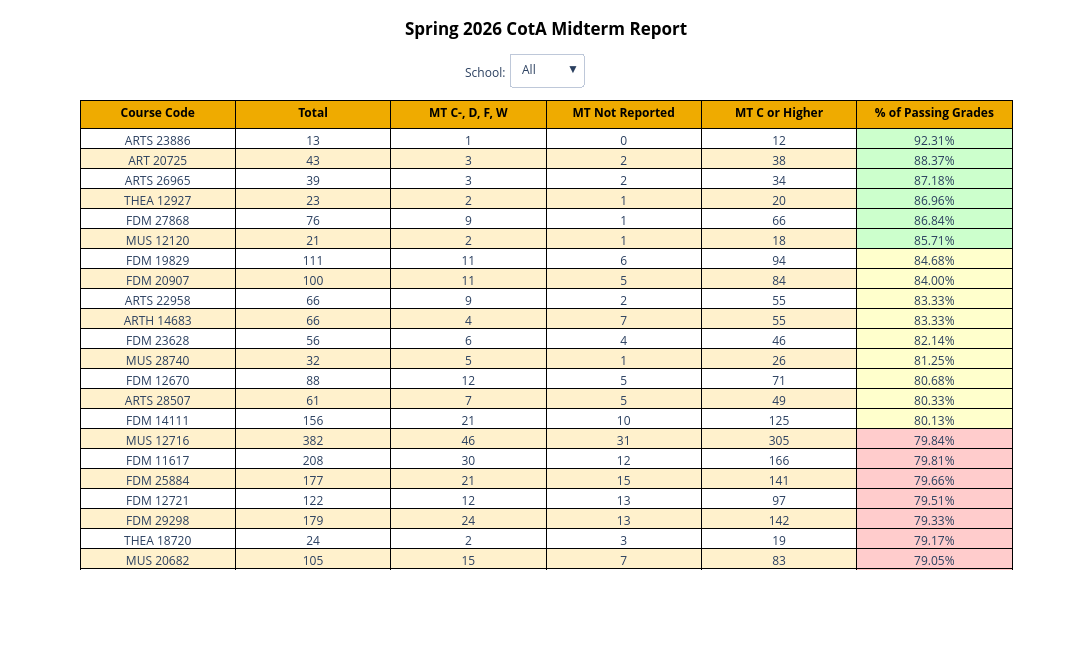

Notebook code for this chart:
### Code cell
#Section 2p - CotA Table
#Purpose - To create a table that examines the MT passing rates for CotA each semester
cotatraces = []
cotabuttons = []

cotatraces.append(go.Table(
    header = dict(values = headers,
                  line_color = "black",
                  fill_color = "#EFAB00",
                  font_color = "black",
                  font_weight = "bold",
                  font_size = 12),
    cells = dict(values = [cotasummary[v] for v in values],
                 fill_color = [cotazebra, cotazebra, cotazebra, cotazebra, cotazebra, cotapass],
                 line_color = "black",
                 font_size = 12),
    visible = True                  
))

cotabuttons.append(dict(
    label = "All",
    method = "update",
    args = [{"visible":[True] + [False] * len(cotaschool)}]
))

for i, cotasch in enumerate(cotaschool):
    cotaschools = cotasummary[cotasummary["Department"] == cotasch].copy()
    cotaschools = cotaschools.sort_values(by = "% of Passing Grades", ascending = False)
    cotaschrows = len(cotaschools)
    cotaschpass = []

    for num in cotaschools["# of Passing Grades"]:
        if num >= .85:    
            cotaschpass.append("#CCFFCC")
        elif num >= .80:
            cotaschpass.append("#FFFFCC")
        else:
            cotaschpass.append("#FFCCCC")

    cotatraces.append(go.Table(
        header = dict(values = headers,
                  line_color = "black",
                  fill_color = "#EFAB00",
                  font_color = "black",
                  font_weight = "bold",
                  font_size = 12),
        cells = dict(values = [cotaschools[v] for v in values],
                 fill_color = [cotazebra, cotazebra, cotazebra, cotazebra, cotazebra, cotaschpass],
                 line_color = "black"),
        visible = False          
    ))

    cotaschvisibility = [False] * (len(cotaschool) + 1)
    cotaschvisibility[i + 1] = True

    cotabuttons.append(dict(
        label = cotasch,
        method = "update",
        args = [{"visible":cotaschvisibility}]
    ))

cotasumlayout = go.Layout(
    title=dict(text= f"<b>{prettyterm} CotA Midterm Report",
                font_weight = "bold", 
                font_color = "black", 
                xanchor = "center", 
                yanchor = "top", 
                x = .5,
                y = .965),
    height = 650,
    width = 1200
)

cotasumfig = go.Figure(data = cotatraces, layout = cotasumlayout)

cotasumfig.update_layout(updatemenus = [dict(
    type = "dropdown",
    direction = "down",
    showactive = True,
    xanchor = "center",
    yanchor = "top",
    x = .5,
    y = 1.1,
    buttons = cotabuttons)],
    annotations=[dict(
        text = "School:", 
        showarrow = False,
        xanchor = "center",
        yanchor = "top",
        x = .435,
        y = 1.08
    )])

cotasumfig.show()

### Figure 1 — Plotly figure (JSON) as saved in the notebook; plotly's stock layout.template omitted (floating-point values rounded to 4 significant figures; data arrays with more than 128 entries replaced by an {"elided": "..."} marker saying what was removed)
{"data": [{"cells": {"fill": {"color": {"elided": "6x43 str values"}}, "font": {"size": 12}, "line": {"color": "black"}, "values": {"elided": "6x43 mixed values"}}, "header": {"fill": {"color": "#EFAB00"}, "font": {"color": "black", "size": 12, "weight": "bold"}, "line": {"color": "black"}, "values": ["Course Code", "Total", "MT C-, D, F, W", "MT Not Reported", "MT C or Higher", "% of Passing Grades"]}, "type": "table", "visible": true}, {"cells": {"fill": {"color": {"elided": "6 rows, 226 str values in total"}}, "line": {"color": "black"}, "values": [["ARTS 23886", "ART 20725", "ARTS 26965", "ARTS 22958", "ARTH 14683", "ARTS 28507", "ARTH 12842", "ARTH 17400", "ARTS 19694", "ART 29123", "ART 21467"], [13, 43, 39, 66, 66, 61, 240, 267, 102, 31, 47], [1, 3, 3, 9, 4, 7, 42, 46, 15, 4, 6], [0, 2, 2, 2, 7, 5, 10, 16, 10, 5, 8], [12, 38, 34, 55, 55, 49, 188, 205, 77, 22, 33], ["92.31%", "88.37%", "87.18%", "83.33%", "83.33%", "80.33%", "78.33%", "76.78%", "75.49%", "70.97%", "70.21%"]]}, "header": {"fill": {"color": "#EFAB00"}, "font": {"color": "black", "size": 12, "weight": "bold"}, "line": {"color": "black"}, "values": ["Course Code", "Total", "MT C-, D, F, W", "MT Not Reported", "MT C or Higher", "% of Passing Grades"]}, "type": "table", "visible": false}, {"cells": {"fill": {"color": {"elided": "6 rows, 234 str values in total"}}, "line": {"color": "black"}, "values": [["FDM 27868", "FDM 19829", "FDM 20907", "FDM 23628", "FDM 12670", "FDM 14111", "FDM 11617", "FDM 25884", "FDM 12721", "FDM 29298", "FDM 20725", "FDM 21467", "FDM 13023", "FDM 24923", "FDM 25693", "FDM 29003", "FDM 17764", "FDM 12681", "FDM 18819"], [76, 111, 100, 56, 88, 156, 208, 177, 122, 179, 176, 180, 207, 154, 34, 102, 28, 125, 83], [9, 11, 11, 6, 12, 21, 30, 21, 12, 24, 28, 23, 32, 24, 2, 13, 6, 24, 13], [1, 6, 5, 4, 5, 10, 12, 15, 13, 13, 9, 15, 13, 10, 6, 12, 1, 8, 9], [66, 94, 84, 46, 71, 125, 166, 141, 97, 142, 139, 142, 162, 120, 26, 77, 21, 93, 61], ["86.84%", "84.68%", "84.00%", "82.14%", "80.68%", "80.13%", "79.81%", "79.66%", "79.51%", "79.33%", "78.98%", "78.89%", "78.26%", "77.92%", "76.47%", "75.49%", "75.00%", "74.40%", "73.49%"]]}, "header": {"fill": {"color": "#EFAB00"}, "font": {"color": "black", "size": 12, "weight": "bold"}, "line": {"color": "black"}, "values": ["Course Code", "Total", "MT C-, D, F, W", "MT Not Reported", "MT C or Higher", "% of Passing Grades"]}, "type": "table", "visible": false}, {"cells": {"fill": {"color": {"elided": "6 rows, 222 str values in total"}}, "line": {"color": "black"}, "values": [["MUS 12120", "MUS 28740", "MUS 12716", "MUS 20682", "MUS 23241", "MUS 10469", "MUS 11618"], [21, 32, 382, 105, 477, 53, 39], [2, 5, 46, 15, 68, 8, 6], [1, 1, 31, 7, 34, 4, 4], [18, 26, 305, 83, 375, 41, 29], ["85.71%", "81.25%", "79.84%", "79.05%", "78.62%", "77.36%", "74.36%"]]}, "header": {"fill": {"color": "#EFAB00"}, "font": {"color": "black", "size": 12, "weight": "bold"}, "line": {"color": "black"}, "values": ["Course Code", "Total", "MT C-, D, F, W", "MT Not Reported", "MT C or Higher", "% of Passing Grades"]}, "type": "table", "visible": false}, {"cells": {"fill": {"color": {"elided": "6 rows, 221 str values in total"}}, "line": {"color": "black"}, "values": [["THEA 12927", "THEA 18720", "THEA 20655", "THEA 29604", "THEA 24282", "THEA 21002"], [23, 24, 75, 23, 19, 33], [2, 2, 11, 6, 1, 5], [1, 3, 8, 0, 4, 5], [20, 19, 56, 17, 14, 23], ["86.96%", "79.17%", "74.67%", "73.91%", "73.68%", "69.70%"]]}, "header": {"fill": {"color": "#EFAB00"}, "font": {"color": "black", "size": 12, "weight": "bold"}, "line": {"color": "black"}, "values": ["Course Code", "Total", "MT C-, D, F, W", "MT Not Reported", "MT C or Higher", "% of Passing Grades"]}, "type": "table", "visible": false}], "layout": {"annotations": [{"showarrow": false, "text": "School:", "x": 0.435, "xanchor": "center", "y": 1.08, "yanchor": "top"}], "height": 650, "title": {"font": {"color": "black", "weight": "bold"}, "text": "<b>Spring 2026 CotA Midterm Report", "x": 0.5, "xanchor": "center", "y": 0.965, "yanchor": "top"}, "updatemenus": [{"buttons": [{"args": [{"visible": [true, false, false, false, false]}], "label": "All", "method": "update"}, {"args": [{"visible": [false, true, false, false, false]}], "label": "ART", "method": "update"}, {"args": [{"visible": [false, false, true, false, false]}], "label": "FDM", "method": "update"}, {"args": [{"visible": [false, false, false, true, false]}], "label": "MUS", "method": "update"}, {"args": [{"visible": [false, false, false, false, true]}], "label": "THDN", "method": "update"}], "direction": "down", "showactive": true, "type": "dropdown", "x": 0.5, "xanchor": "center", "y": 1.1, "yanchor": "top"}], "width": 1200}}
